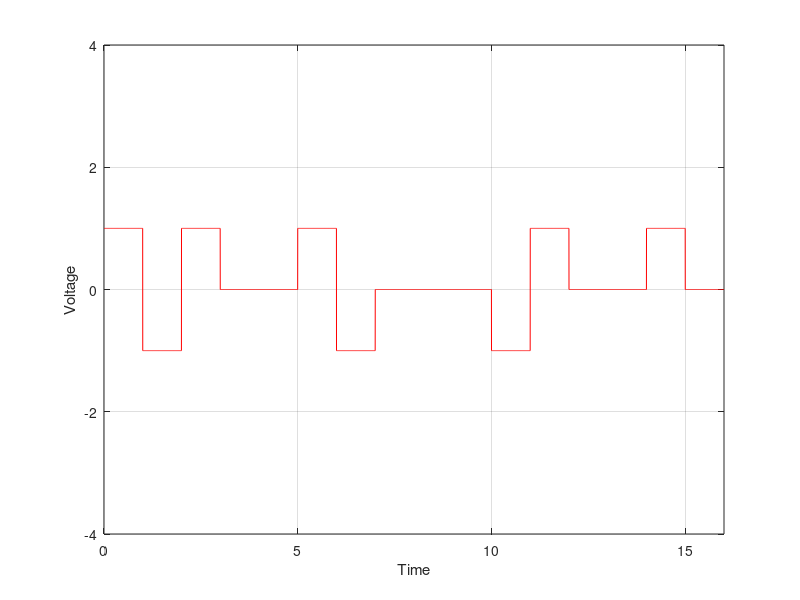

The MATLAB script that drew this image:
clc;
close all;
clear;

bitstream = [1 1 0 0 0 0 1 0 0 0 0 0 0 0 0 0];
L = length(bitstream);
n = 500;
dt = 1/n;

x = 0:dt:L;
y = zeros(1, length(x));

nonzero = 0;
i = 0;

while(i<L)
    disp(nonzero);
    cnt=0;
    j = i;
    while(j<L && j<i+4)
        if(bitstream(j+1)==0)
            cnt = cnt+1;
        else
            break;
        end
        j = j+1;
    end
    
    if(cnt==4)
        if(mod(nonzero, 2)==1)
            bitstream(i+4) = 2;
            nonzero = nonzero+1;
        else
            bitstream(i+1) = 3;
            bitstream(i+4) = 2;
            nonzero = nonzero+2;
        end
        i=i+3;
        
    else
        nonzero = nonzero+bitstream(i+1);
    end
    
   
    
    i = i+1;
end

sign = -1;

for i=0 : L-1
    if(bitstream(i+1)==2)
        y((i*n+1) : (i+1)*n) = sign;
    end
    
    if(bitstream(i+1)==1 || bitstream(i+1)==3)
        sign = sign*-1;
        y((i*n+1) : (i+1)*n) = sign;
    end
end

plot(x, y, 'r');
axis([0 x(end) -4 4]);
grid on;

xlabel('Time');
ylabel('Voltage');

size = length(y);
len = floor(size/L);
decoded = zeros(1, L);

sign = -1;
i = 0;

while(i<L)
    if(y(i*len+1)==0)
        
    elseif(y(i*len+1)==sign)
        decoded(i+1) = 0;
        decoded(i-2) = 0;
    else
        decoded(i+1) = 1;
        sign = sign*-1;
    end
    
    i = i+1;
end

disp(decoded);